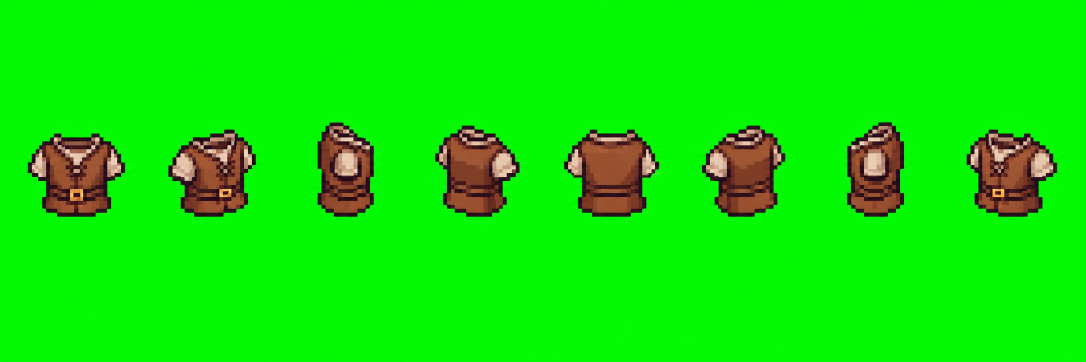
#> input picture art/equipment/tunic-greenscreen.png, 2172 x 724 px, found by its file name (shown at 1/2 size)
$ python make_tunic.py art/equipment/tunic-greenscreen.png
#> lines starting #> are read from the running program, lines starting #| are printed output that depends on the picture; after the words box and inside, x2 and y2 are one past the last pixel; in counts of white or black regions, pixels touching at a corner belong together
"""เสื้อ 8 ทิศจากภาพพื้นเขียว → art/equipment/tunic-8dir.png (8 ช่อง ช่องละ 204×198 เรียง S, SE, E, NE, N, NW, W, SW)
และไฟล์เกม client/public/sprites/equipment/tunic/<ทิศ>.png (ตัดขอบโปร่งใส ย่อให้สูง 2 เท่าของความสูงบนตัวละคร)

    python tools/make_tunic.py art/equipment/tunic-greenscreen.png
"""
import json, sys
from pathlib import Path
import numpy as np
from PIL import Image
from scipy import ndimage

ROOT = Path(__file__).resolve().parent.parent
DIRS = ["south", "south-east", "east", "north-east", "north", "north-west", "west", "south-west"]
CW, CH = 204, 198
HD = 2
# ความสูงเสื้อบนตัวละคร (ภาพ 48×48): y 18–35, ด้านหลัง (N, NE, NW) เริ่ม y 20
TOP = {d: (20 if d.startswith("north") else 18) for d in DIRS}
BOTTOM = 35

a = np.array(Image.open(sys.argv[1]).convert("RGB")).astype(int)
r, g, b = a[..., 0], a[..., 1], a[..., 2]
green = (g > 150) & (r < 130) & (b < 130) & (g - np.maximum(r, b) > 80)
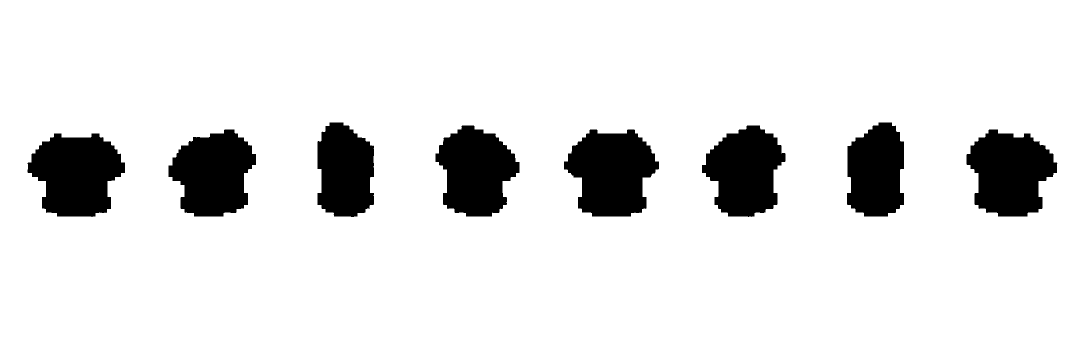
#> green: shape (724, 2172) bool (shown at 1/2 size); 89.3% white; 8 black regions, largest, box (x1, y1, x2, y2) and area: (1128, 259, 1318, 433) 23648, (55, 267, 250, 434) 23427, (1933, 259, 2115, 433) 22417
edge = ndimage.binary_dilation(green, iterations=1) & ~green
#> edge: shape (724, 2172) bool; 0.34% white in thin lines or dots, all inside (x1, y1, x2, y2) = (55, 245, 2115, 434)
rgb = a.copy()
rgb[..., 1] = np.where(edge | (g > np.maximum(r, b) + 30), np.minimum(g, np.maximum(r, b)), g)  # ตัดเขียวที่ล้นขอบ
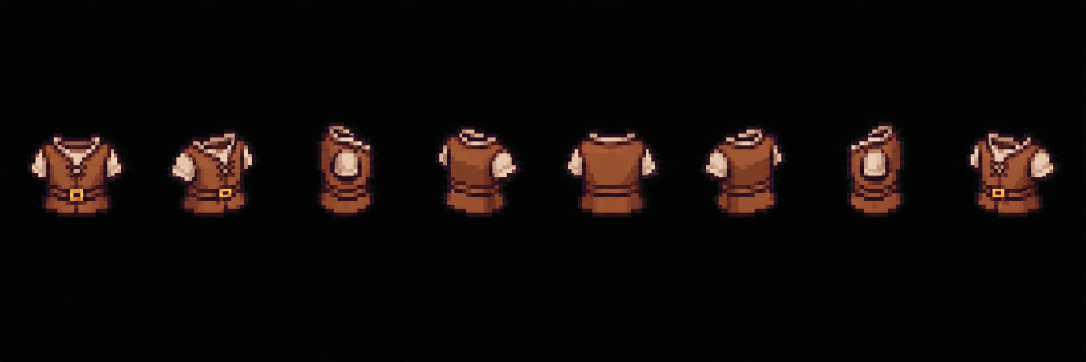
#> rgb: shape (724, 2172, 3) int64 (shown at 1/2 size); mean R, G, B 14.5, 9.3, 7.5
alpha = np.where(green, 0, 255).astype(np.uint8)
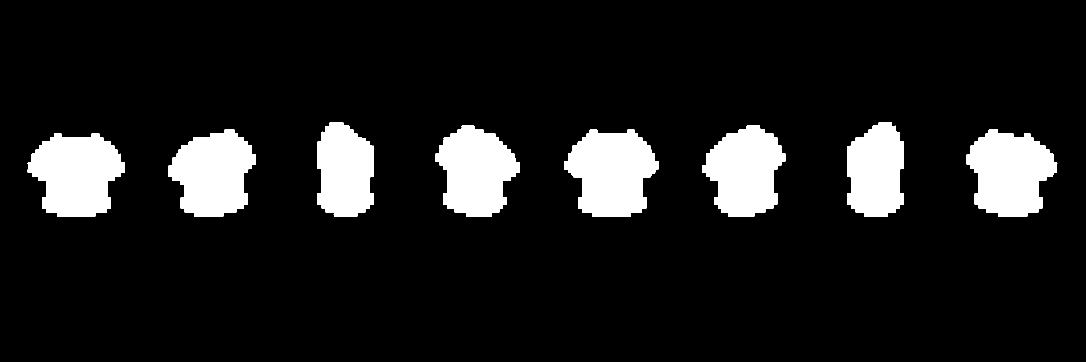
#> alpha: shape (724, 2172) (shown at 1/2 size); 10.7% white; 8 white regions, largest, box (x1, y1, x2, y2) and area: (1128, 259, 1318, 433) 23648, (55, 267, 250, 434) 23427, (1933, 259, 2115, 433) 22417
rgba = np.dstack([np.clip(rgb, 0, 255), alpha]).astype(np.uint8)
W = a.shape[1]
#> W = 2172
sheet = Image.new("RGBA", (CW * 8, CH))
#> sheet: PIL image 1632x198 RGBA; every value is 0
out = ROOT / "client/public/sprites/equipment/tunic"
out.mkdir(parents=True, exist_ok=True)
meta = {}
for i, d in enumerate(DIRS):
    x0, x1 = int(i * W / 8), int((i + 1) * W / 8)
    piece = Image.fromarray(rgba[:, x0:x1])
    bb = piece.getchannel("A").point(lambda v: 255 if v > 40 else 0).getbbox()
    piece = piece.crop(bb)
    sheet.alpha_composite(piece, (i * CW + (CW - piece.width) // 2, (CH - piece.height) // 2))
    h = (BOTTOM - TOP[d] + 1) * HD
    w = max(1, round(piece.width * h / piece.height))
    piece.resize((w, h), Image.LANCZOS).save(out / f"{d}.png")
    meta[d] = {"file": f"{d}.png", "top": TOP[d], "bottom": BOTTOM, "hd": HD}
#> this loop made 8 passes
#> bb on passes 1 to 8: (55, 267, 250, 434), (66, 259, 241, 433), (92, 245, 205, 434), (57, 251, 225, 433), (42, 259, 232, 433), (47, 251, 214, 434), (65, 245, 179, 433), (33, 259, 215, 433)
#> pass 1, `piece = Image.fromarray(rgba[:, x0:x1])`:
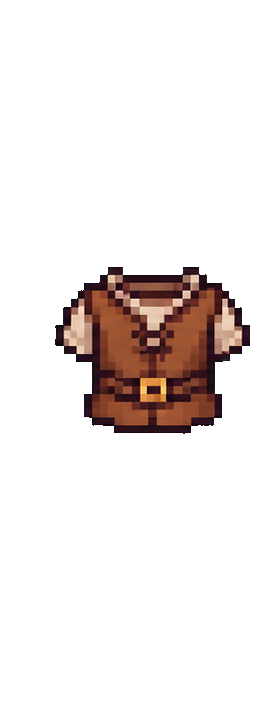
#> piece: PIL image 271x724 RGBA; mean R, G, B, A 15.8, 10.1, 8.2, 30.4; transparent parts drawn white
#> pass 1, `piece = piece.crop(bb)`:
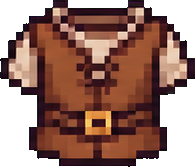
#> piece: PIL image 195x167 RGBA; mean R, G, B, A 85, 50, 39.8, 183.4; transparent parts drawn white
#> after the loop:
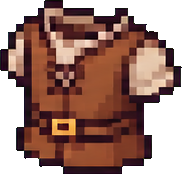
#> piece: PIL image 182x174 RGBA; mean R, G, B, A 84.9, 50.7, 41.2, 180.5; transparent parts drawn white
#> after the loop:
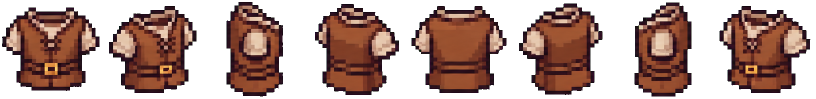
#> sheet: PIL image 1632x198 RGBA (shown at 1/2 size); mean R, G, B, A 60.8, 35, 28, 133.4; transparent parts drawn white
#> after the loop, meta = 8 items
sheet.save(ROOT / "art/equipment/tunic-8dir.png")
(out / "tunic.json").write_text(json.dumps(meta, indent=1), encoding="utf-8")
print("art/equipment/tunic-8dir.png + sprites/equipment/tunic/*.png")

$ run again, with art/equipment/weapons-greenscreen.png copied over art/equipment/tunic-greenscreen.png
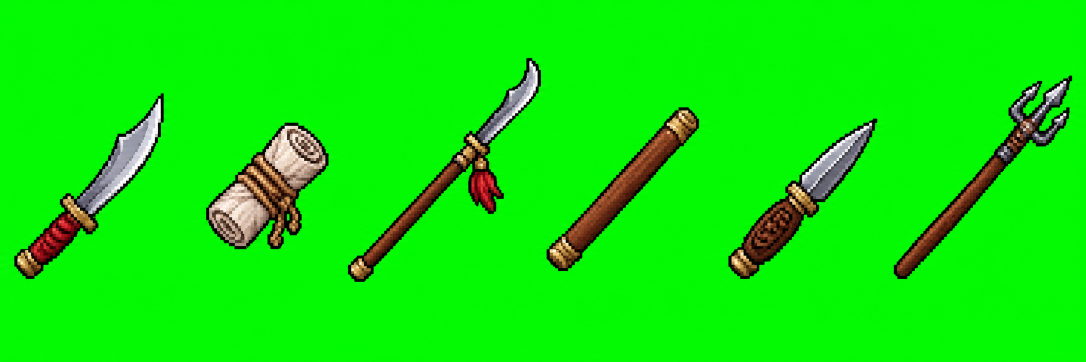
#> input picture art/equipment/weapons-greenscreen.png, 2172 x 724 px, found by its file name (shown at 1/2 size)
#> `green = (g > 150) & (r < 130) & (b < 130) & (g - np.maximum(r, b) > 80)`:
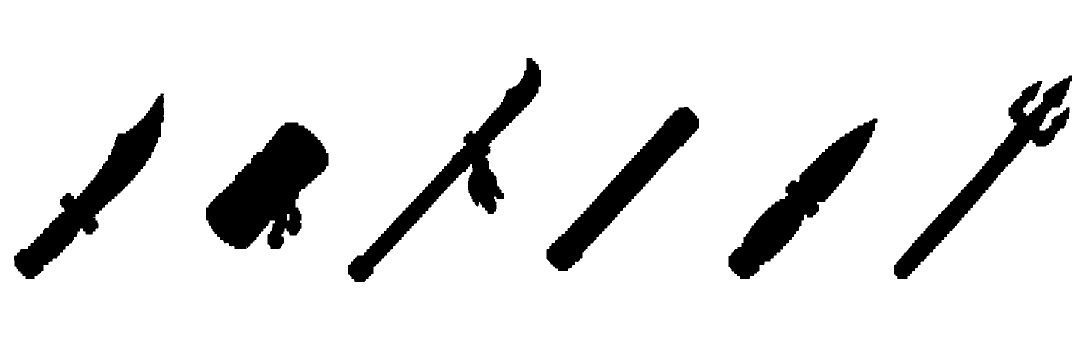
#> green: shape (724, 2172) bool (shown at 1/2 size); 89.9% white; 6 black regions, box (x1, y1, x2, y2) and area: (412, 245, 657, 498) 34656, (696, 116, 1082, 564) 26466, (28, 187, 328, 558) 25898, (1457, 237, 1755, 558) 25471, (1788, 151, 2144, 558) 23464, (1093, 214, 1398, 542) 22855
#> edge: shape (724, 2172) bool; 0.48% white in thin lines or dots, all inside (x1, y1, x2, y2) = (28, 116, 2144, 564)
#> the loop `for i, d in enumerate(DIRS):` made 8 passes
#> bb on passes 1 to 8: (28, 251, 271, 558), (0, 187, 272, 498), (0, 245, 271, 564), (0, 116, 268, 463), (7, 220, 271, 542), (0, 214, 272, 558), (0, 237, 271, 558), (0, 151, 244, 462)
#> after the loop `for i, d in enumerate(DIRS):`:
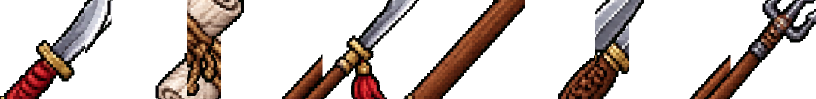
#> sheet: PIL image 1632x198 RGBA (shown at 1/2 size); mean R, G, B, A 31.7, 22.2, 18.7, 76.9; transparent parts drawn white
#> after the loop `for i, d in enumerate(DIRS):`: meta = 8 items
